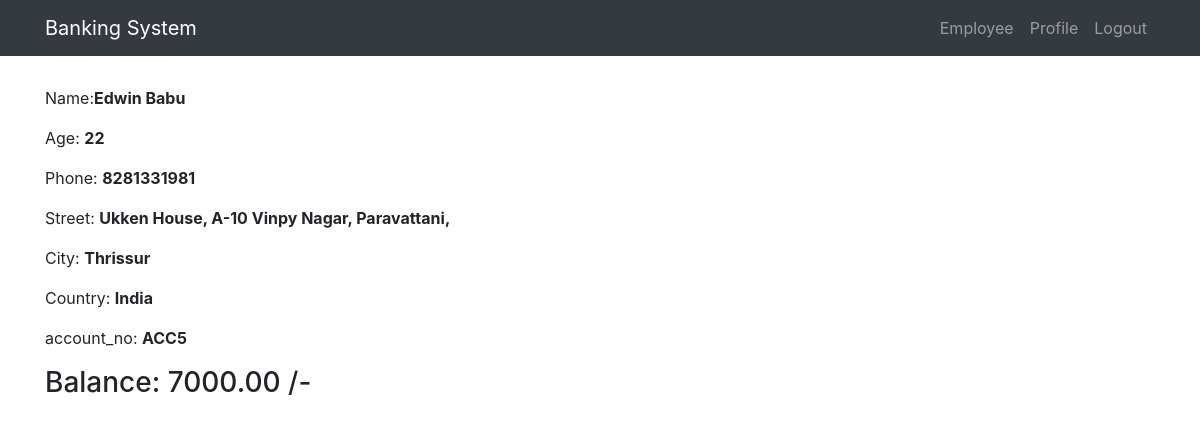
The app's page /profile/ (signed in), older data.
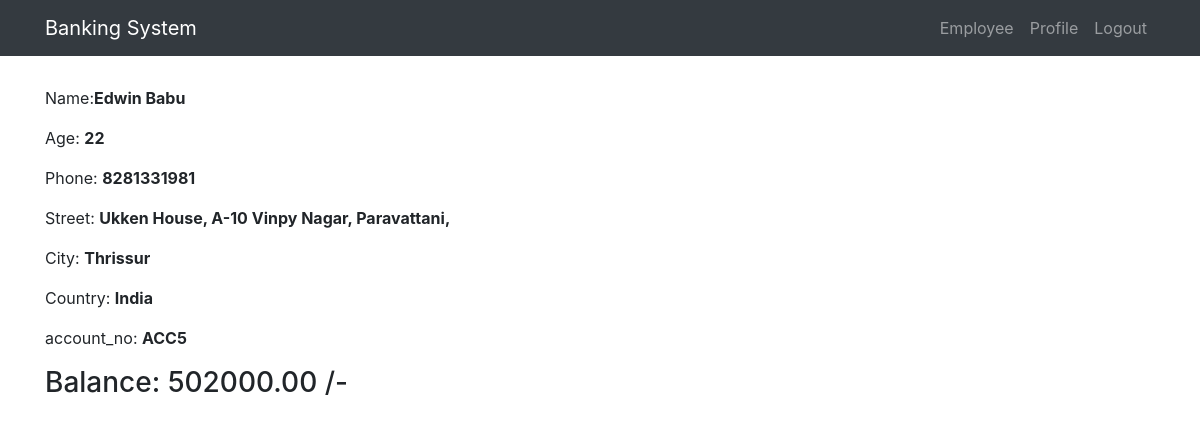
The same page, newer data.
### customer/models.py (models this page shows, shortened)
class Customer(models.Model):
    user=models.OneToOneField(User, on_delete=models.CASCADE)
    name=models.CharField(max_length=200,null=True)
    age=models.IntegerField(null=True)
    phone=models.IntegerField(null=True)
    street=models.CharField(max_length=200,null=True)
    city=models.CharField(max_length=200,null=True)
    state=models.CharField(max_length=50,null=True)
    country=models.CharField(max_length=50, default="India")
    pin_code=models.IntegerField(null=True)
    balance=models.DecimalField(max_digits=10,decimal_places=2,verbose_name="Balance")
    account_no=models.CharField(max_length=200,editable=False)

### customer/views.py (the view)
# urls.py: url(r'^profile/',views.profile, name='profile'),
@login_required
def profile(request):
    user = Customer.objects.filter(user=request.user)
    context={
        "data":user
    }
    return render(request, 'profile.html', context)

### customer/templates/profile.html (shortened to what this page needs)
{% extends 'base.html' %}
{% block content %}
    {% for i in data %}
    <p>Name:<b>{{ i.name }}</b>  <br>
    </p>
    <p>Age: <b>{{ i.age }}</b> <br>
    </p><p>Phone:  <b>{{ i.phone }}</b><br>
    </p><p>Street:  <b>{{ i.street }}</b><br>
    </p><p>City:  <b>{{ i.city }}</b><br>
    </p><p>Country:  <b>{{ i.country }}</b><br>
    </p><p>account_no: <b> {{ i.account_no }}</b><br>
    </p>
        <h3>Balance: {{ i.balance }} /-</h3>
    {% endfor %}
{% endblock %}

Row changes from the older to the newer data that the page shows:
changed Customer "Edwin Babu": balance "7000.00" → "502000.00"
